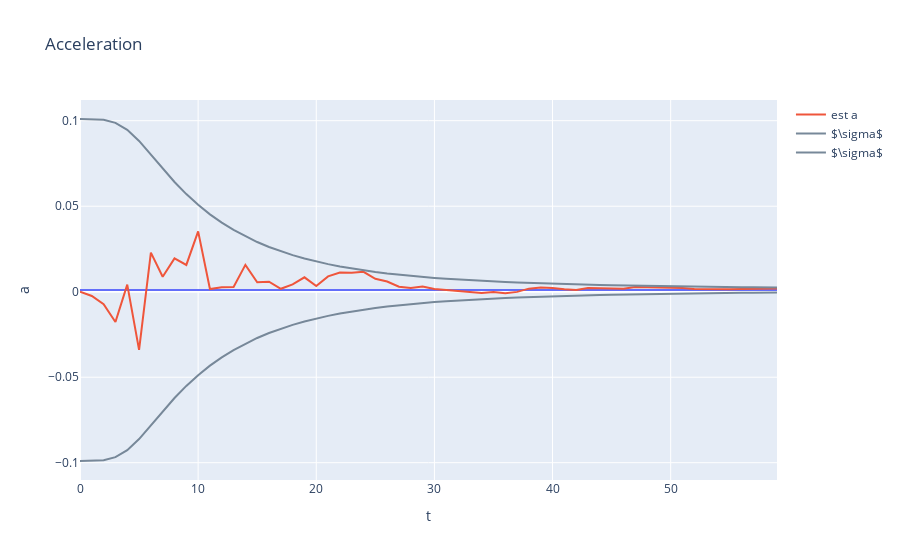

Notebook cell for this chart:
### Code cell
fig = px.line(df, x='t',y = 'a', title='Acceleration')
fig.add_trace(go.Scatter(name='est a', x=dfe['t'], y=dfe['ap']))

fig.add_trace(go.Scatter(name='$\sigma$', x=dfe['t'], y= df['a'] + dfe['Pa'], marker = dict( color = 'LightSlateGrey')))
fig.add_trace(go.Scatter(name='$\sigma$', x=dfe['t'], y= df['a'] - dfe['Pa'], marker = dict( color = 'LightSlateGrey')))

fig.show()
